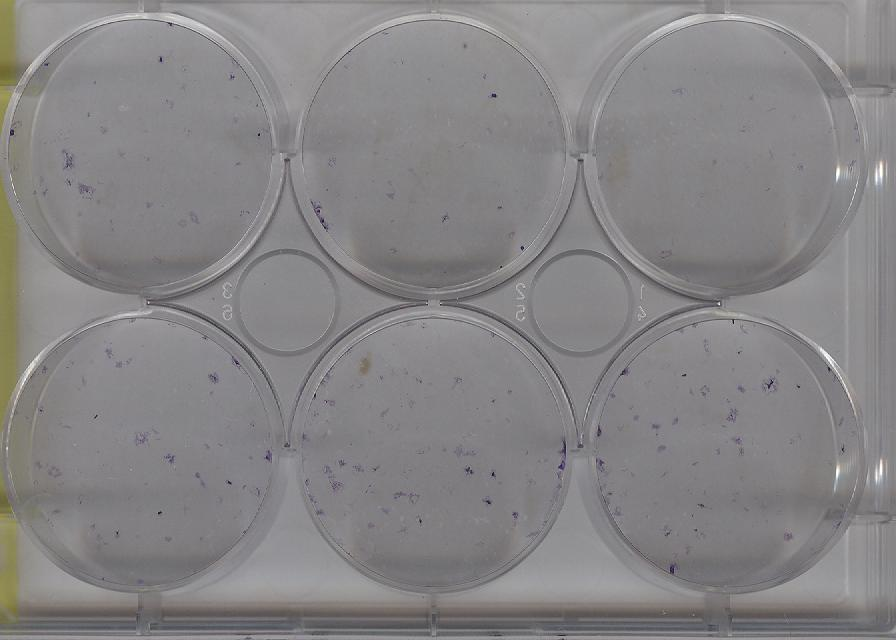
#> input picture Colonias/Imagenes/04.09.2015/caja 1 U87 Semillero ( control 04.09.2015).jpg, 896 x 640 px
$ python -i clase_Colonias.py   (imports and definitions only)
#> lines starting #> are read from the running program, lines starting #| are printed output that depends on the picture; after the words box and inside, x2 and y2 are one past the last pixel; in counts of white or black regions, pixels touching at a corner belong together
# -*- coding: utf-8 -*-
"""
Created on Mon Oct 29 20:29:56 2018

@author: Nicolas
"""

import numpy as np

from skimage.color import rgb2gray
from skimage.exposure import rescale_intensity
from skimage.feature import match_template,peak_local_max,canny
from skimage.morphology import diamond
from skimage.morphology import closing


class Colonias:
    # Método constructor: Inicialización del objeto
    def __init__(self,image):
        self.image = image
        self.r_small = 50#Radio del círculo pequeño
        self.r_pozo = 140#Radio del pozo

        self.min_distance = 160# Distancia minima entre circulos del recipiente

        self.s = diamond(4)#elemento estructurante para el cierre
        self.template = self.__circle()#Template para la correlación

    def mejoraContraste(self):
        I_gray = rgb2gray(self.image)# Conversión a escala de grises
        I_gray = rescale_intensity(I_gray,in_range=(0.2,0.8),out_range=(0,1))
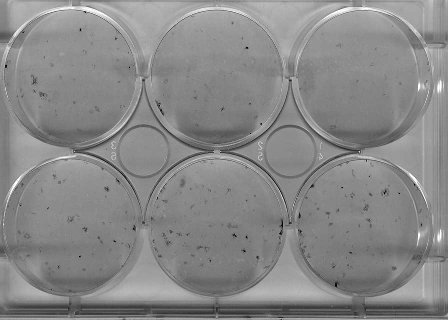
#> I_gray: shape (640, 896) float64 (shown at 1/2 size); min 0, max 1, mean 0.534
        return I_gray

    def Canny(self):
        BW = canny(self.mejoraContraste(),sigma=0.5)
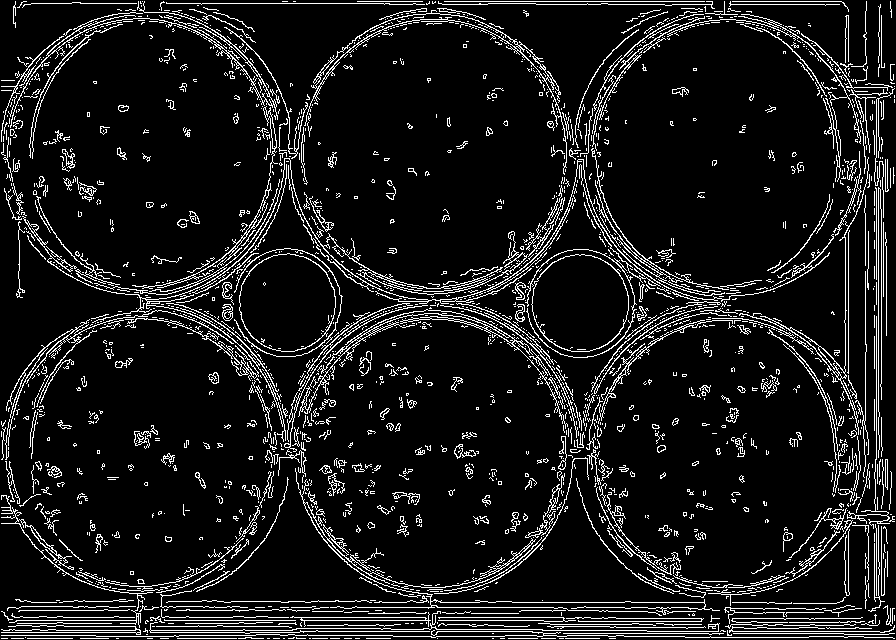
#> BW: shape (640, 896) bool; 9.9% white in thin lines or dots
        return BW

    def Closing(self):
        BW = closing(self.Canny(),self.s)
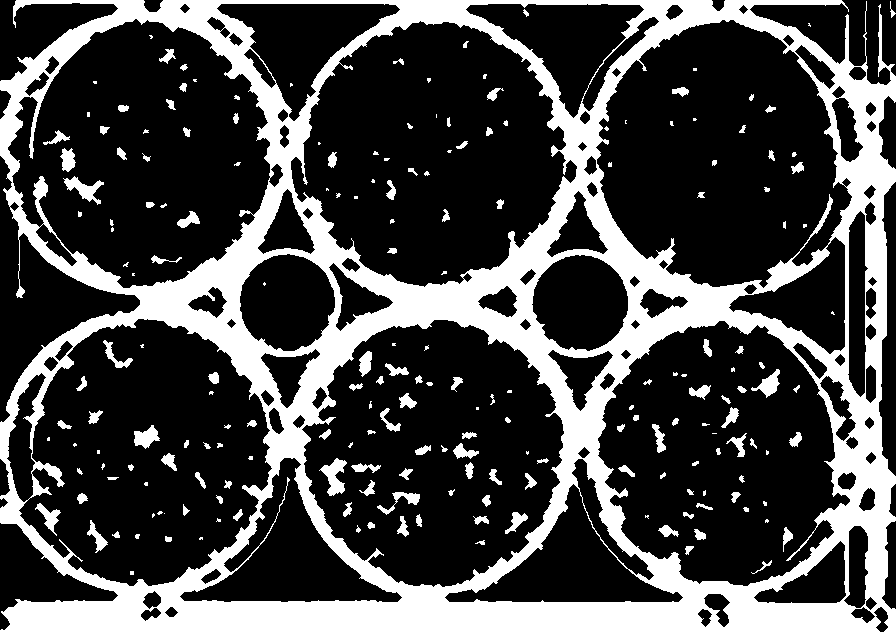
#> BW: shape (640, 896) bool; 28.3% white; 208 white regions (69 under 20 px), largest, box (x1, y1, x2, y2) and area: (0, 0, 896, 640) 150061, (319, 458, 347, 496) 515, (63, 176, 104, 205) 452
        return BW

    def crossCorrelation(self):
        result = match_template(self.Closing(),self.template,pad_input = True)
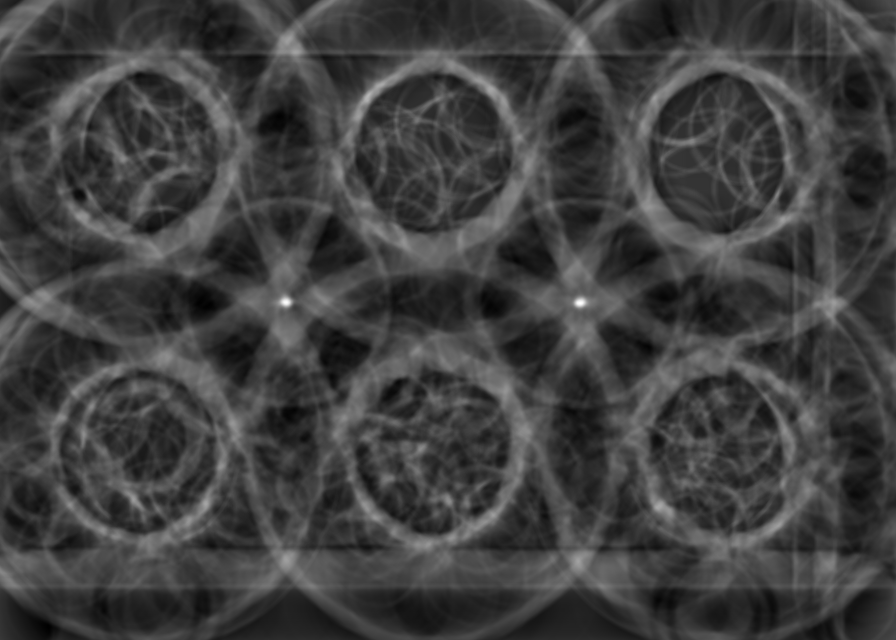
#> result: shape (640, 896) float64; min -0.144, max 0.416, mean -0.00297; drawn with min black and max white
        return result

    def __localMax(self):
        self.coordinates = peak_local_max(self.crossCorrelation(), min_distance=self.min_distance)
#> self.coordinates = [[303, 580], [302, 286]]
#        return coordinates

    def corr2d(self):
        '''
        Realiza la correlación cruzada normalizada [1] con una imagen template.

        BW: Imagen con los bordes segmentados.
        template: Imagen con el template para realizar la correlación.
        r_pozo: Radio del pozo en píxeles.


        Retorna centros: Arreglo de coordenadas (x,y) con los centros de los pozos
        ubicados en el siguiente orden.
        '''
        #podría reeemplazar el if-else:
    #    coordinates = np.sort(coordinates, axis=1, kind='quicksort', order=None)

        self.__localMax()

        if self.coordinates[0][1] < self.coordinates[1][1]:
            y = self.coordinates[0][0]-self.r_pozo-5
            x = self.coordinates[0][1]+self.r_pozo+5
        else:
            y = self.coordinates[1][0]-self.r_pozo-5
#> y = 157
            x = self.coordinates[1][1]+self.r_pozo+5
#> x = 431
        #coordenadas de los otros pozos por simetría
        centros = [[x,y],[x,y+2*self.r_pozo + 10]]
#> centros = [[431, 157], [431, 447]]
        for i in range(0,2):
            centros.append([centros[i][0] + 2*self.r_pozo + 10 ,centros[i][1] ])
            centros.append([centros[i][0] - 2*self.r_pozo - 10,centros[i][1] ])
#> after the loop, centros = [[431, 157], [431, 447], [721, 157], [141, 157], [721, 447], [141, 447]]

        centros = sorted(centros)
#> centros = [[141, 157], [141, 447], [431, 157], [431, 447], [721, 157], [721, 447]]
        centros = np.asarray(centros)#(x,y)

        return centros

    #Helpers
    def __circle(self):
        dim = self.r_small*2 + 15#dimensión de la matriz.
        Nigerrimo = np.zeros([dim,dim])
        centro = [dim/2,dim/2]
        for i in range(0,dim):
            for j in range(0,dim):
                d = np.sqrt(abs( (centro[0] - i)**2 + (centro[1] - j)**2 ))
                if d > self.r_small and d < self.r_small+4:
                    Nigerrimo[i,j] = 1
        return Nigerrimo

>>> import cv2
>>> picture = cv2.cvtColor(cv2.imread('Imagenes/04.09.2015/caja 1 U87 Semillero ( control 04.09.2015).jpg'), cv2.COLOR_BGR2RGB)
>>> result = Colonias(picture).corr2d()
#> result has the same summary as centros in corr2d

$ run again, on Colonias/Imagenes/04.09.2015/caja 1 mcf7 Semillero ( control  04.09.2015).jpg
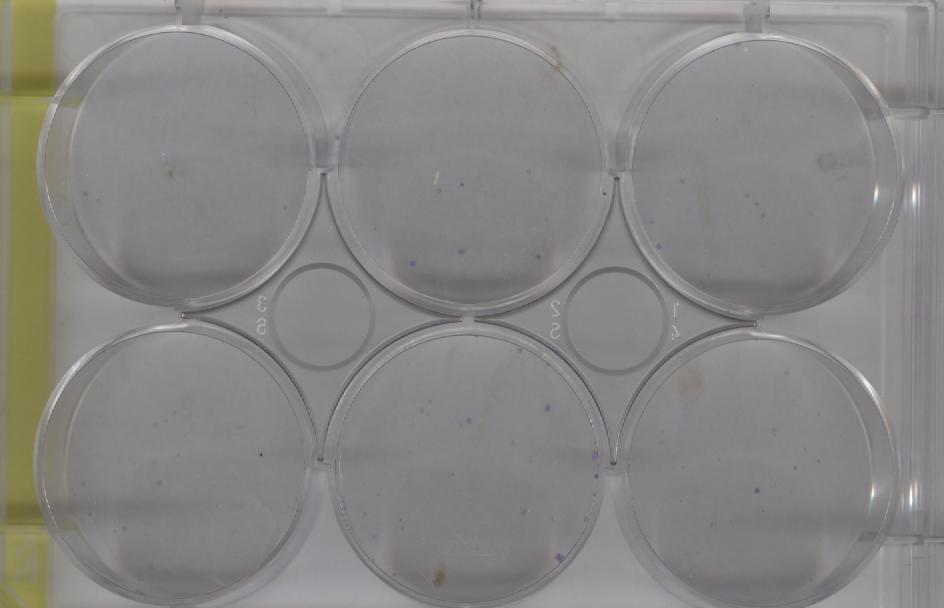
#> input picture Colonias/Imagenes/04.09.2015/caja 1 mcf7 Semillero ( control  04.09.2015).jpg, 944 x 608 px
#> in Canny, `BW = canny(self.mejoraContraste(),sigma=0.5)`:
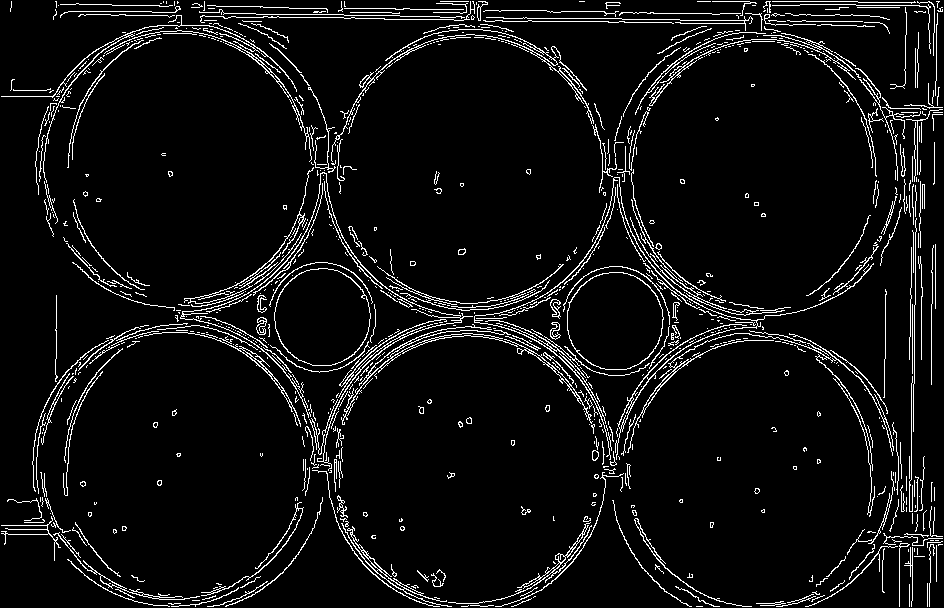
#> BW: shape (608, 944) bool; 6.2% white in thin lines or dots
#> in crossCorrelation, `result = match_template(self.Closing(),self.template,pad_input = True)`:
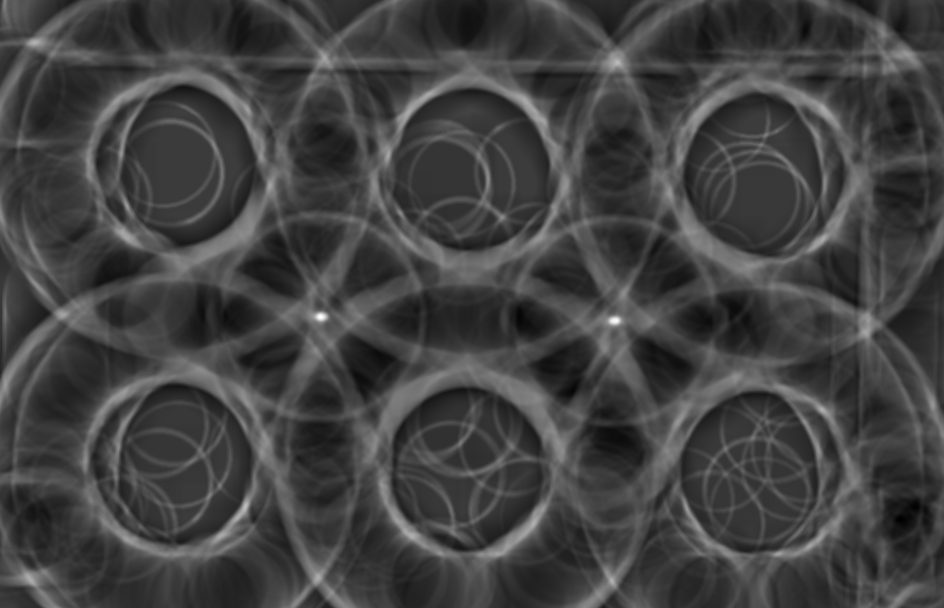
#> result: shape (608, 944) float64; min -0.146, max 0.407, mean -0.00181; drawn with min black and max white
#> self.coordinates = [[317, 320], [320, 616]]
#> y = 172
#> x = 465
#> in corr2d, `centros = [[x,y],[x,y+2*self.r_pozo + 10]]`: centros = [[465, 172], [465, 462]]
#> after the loop in corr2d, `for i in range(0,2):`: centros = [[465, 172], [465, 462], [755, 172], [175, 172], [755, 462], [175, 462]]
#> in corr2d, `centros = sorted(centros)`: centros = [[175, 172], [175, 462], [465, 172], [465, 462], [755, 172], [755, 462]]
#> `result = Colonias(picture).corr2d()`: result has the same summary as centros in corr2d

$ run again, on Colonias/Imagenes/04.09.2015/caja 2 U87 Semillero ( irradiadas1 y 2 04.09.2015).jpg
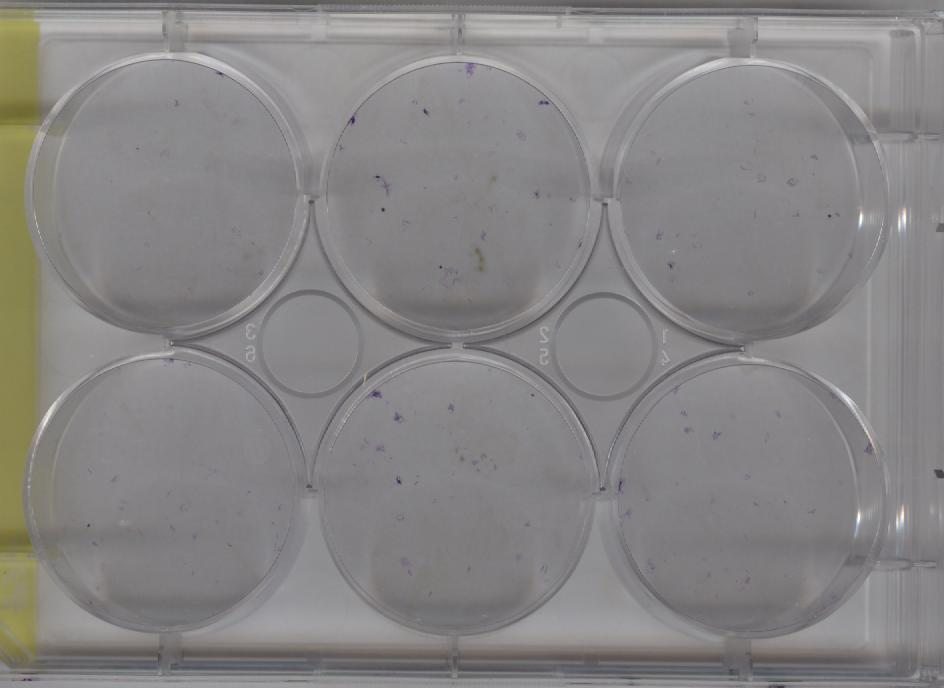
#> input picture Colonias/Imagenes/04.09.2015/caja 2 U87 Semillero ( irradiadas1 y 2 04.09.2015).jpg, 944 x 688 px
#> in Canny, `BW = canny(self.mejoraContraste(),sigma=0.5)`:
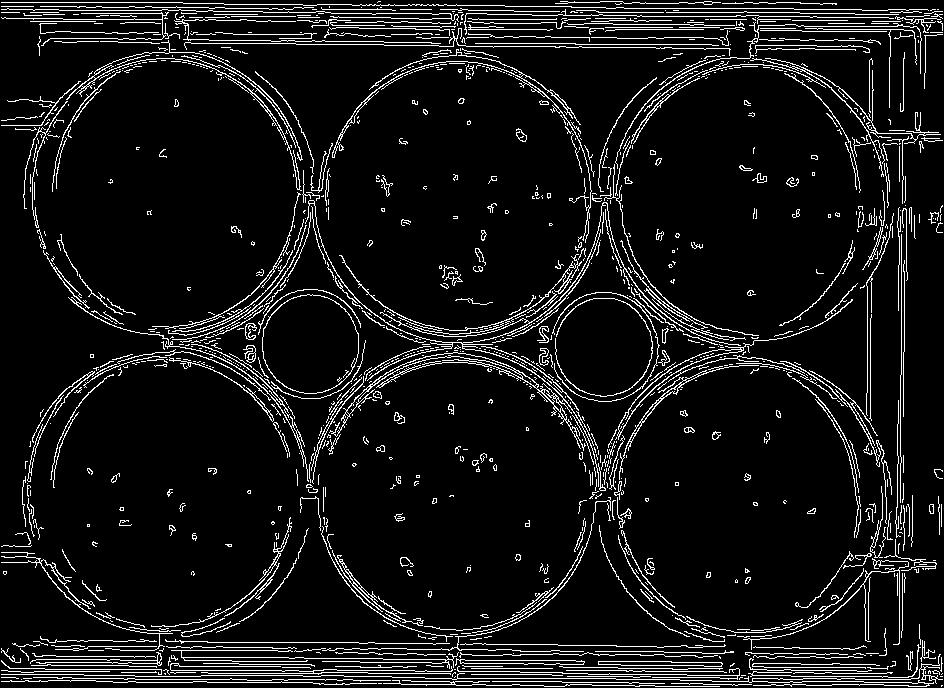
#> BW: shape (688, 944) bool; 8.2% white in thin lines or dots
#> in crossCorrelation, `result = match_template(self.Closing(),self.template,pad_input = True)`:
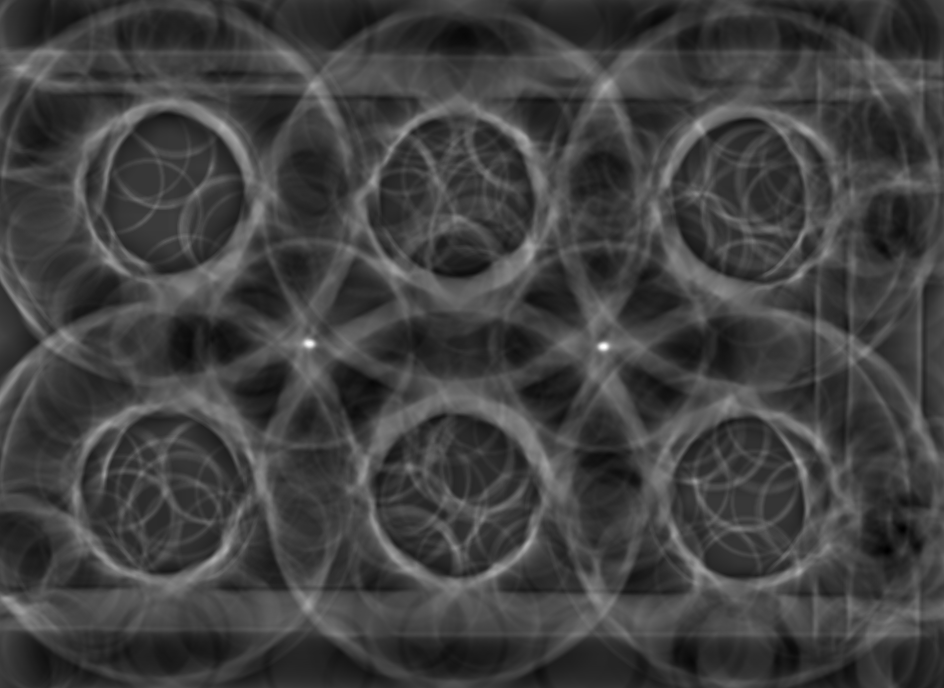
#> result: shape (688, 944) float64; min -0.151, max 0.426, mean -0.00355; drawn with min black and max white
#> self.coordinates = [[346, 604], [343, 308]]
#> y = 198
#> x = 453
#> in corr2d, `centros = [[x,y],[x,y+2*self.r_pozo + 10]]`: centros = [[453, 198], [453, 488]]
#> after the loop in corr2d, `for i in range(0,2):`: centros = [[453, 198], [453, 488], [743, 198], [163, 198], [743, 488], [163, 488]]
#> in corr2d, `centros = sorted(centros)`: centros = [[163, 198], [163, 488], [453, 198], [453, 488], [743, 198], [743, 488]]
#> `result = Colonias(picture).corr2d()`: result has the same summary as centros in corr2d
